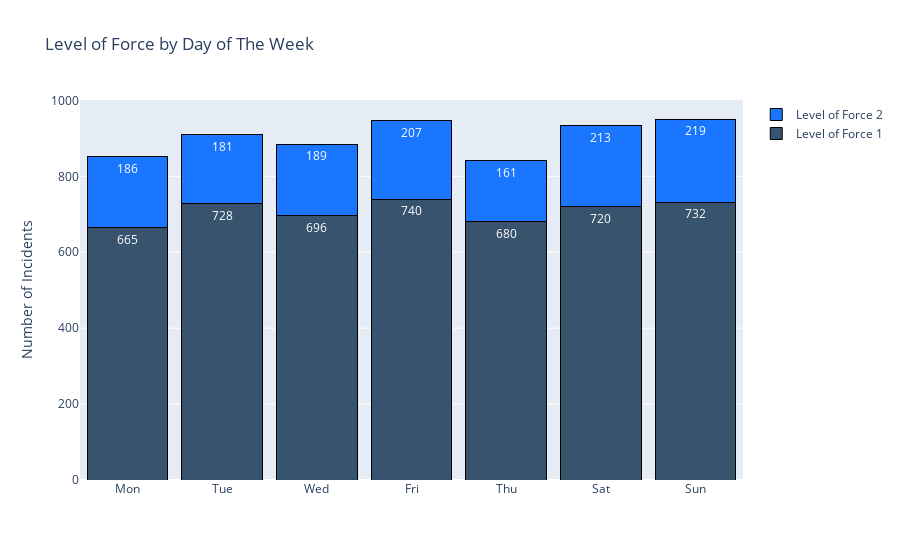

The cell this chart's notebook holds for it:
### Code cell
indice = w3.index

y1 = w3['Level_Force1']
y2 = w3['Level_Force2']

fig = go.Figure()
fig.add_trace(go.Bar(
    x=indice,
    y=y1,
    name='Level of Force 1',
    marker=dict(color='rgb(55, 83, 109)', 
               line=dict(color='#000000', width=1)),
    #marker_color= 'rgb(55, 83, 109)',    
    text=y1,
    textposition='auto',
))
fig.add_trace(go.Bar(
    x=indice,
    y= y2,
    name='Level of Force 2',
    marker=dict(color='rgb(26, 118, 255)', 
               line=dict(color='#000000', width=1)),
    #marker_color= 'rgb(26, 118, 255)',
    text=y2,
    textposition='auto',
    
))

fig.update_layout(
    title_text='Level of Force by Day of The Week', # title of plot
    yaxis_title_text='Number of Incidents', # yaxis label
    bargap=0.15, # gap between bars of adjacent location coordinates
    #bargroupgap=0.05 # gap between bars of the same location coordinates
)
# Here we modify the tickangle of the xaxis, resulting in rotated labels.
fig.update_layout(barmode='stack', xaxis_tickangle=0)
fig.show()

### Figure 1 — Plotly figure (JSON) as saved in the notebook; plotly's stock layout.template omitted (floating-point values rounded to 4 significant figures)
{"data": [{"marker": {"color": "rgb(55, 83, 109)", "line": {"color": "#000000", "width": 1}}, "name": "Level of Force 1", "text": [665, 728, 696, 740, 680, 720, 732], "textposition": "auto", "type": "bar", "x": ["Mon", "Tue", "Wed", "Fri", "Thu", "Sat", "Sun"], "y": [665, 728, 696, 740, 680, 720, 732]}, {"marker": {"color": "rgb(26, 118, 255)", "line": {"color": "#000000", "width": 1}}, "name": "Level of Force 2", "text": [186, 181, 189, 207, 161, 213, 219], "textposition": "auto", "type": "bar", "x": ["Mon", "Tue", "Wed", "Fri", "Thu", "Sat", "Sun"], "y": [186, 181, 189, 207, 161, 213, 219]}], "layout": {"autosize": true, "bargap": 0.15, "barmode": "stack", "title": {"text": "Level of Force by Day of The Week"}, "xaxis": {"autorange": true, "range": [-0.5, 6.5], "tickangle": 0, "type": "category"}, "yaxis": {"autorange": true, "range": [0, 1001.0], "title": {"text": "Number of Incidents"}, "type": "linear"}}}
